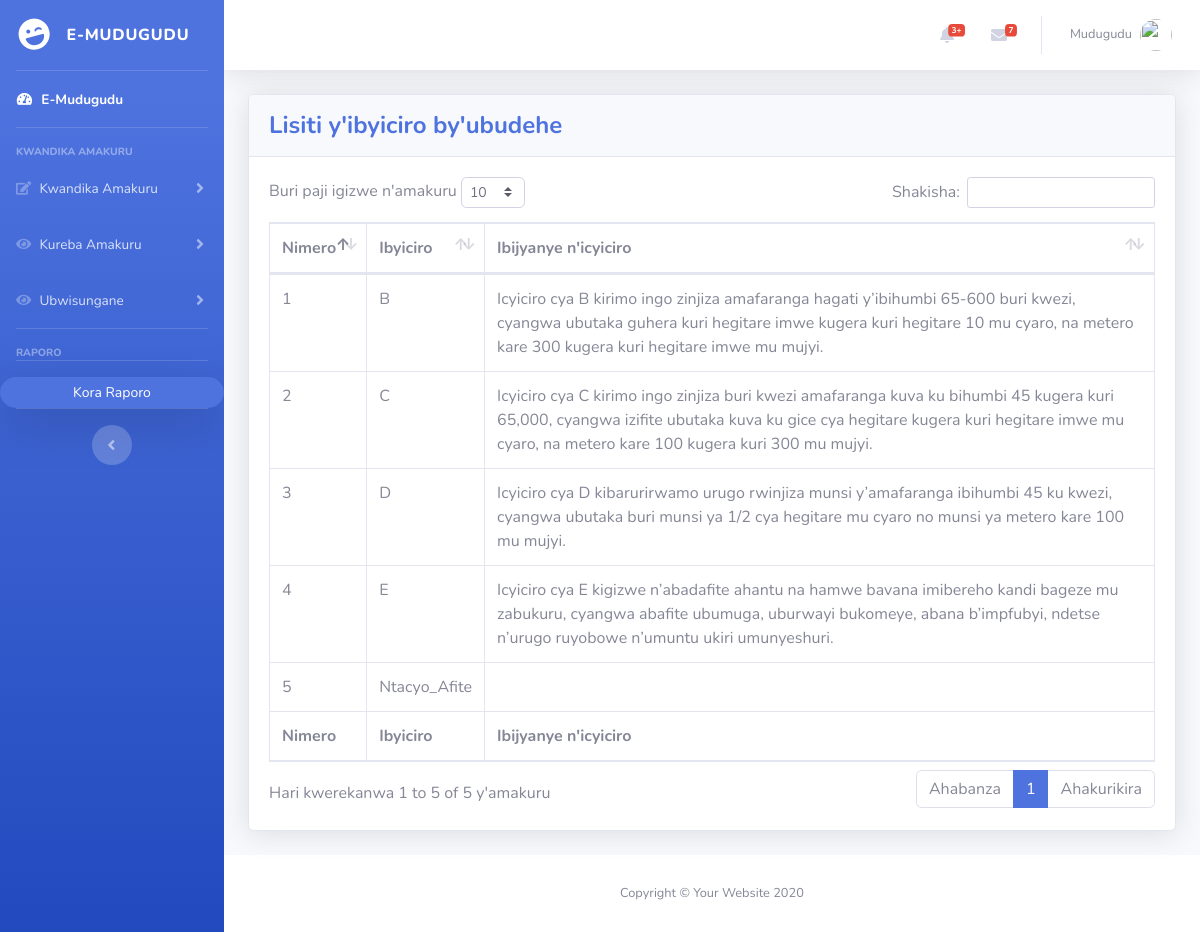
The app's page /igikorwa_runaka.php (signed in) with its own data.
### tables this page shows
CREATE TABLE `ibyiciro` (
  `ibyiciro_id` int(255) NOT NULL,
  `ibyiciro_name` varchar(255) NOT NULL,
  `ibyiciro_details` varchar(255) NOT NULL
);

### igikorwa_runaka.php (the view, shortened to what this page needs)
<!DOCTYPE html>
<html lang="en">
<head>
  <link href="vendor/fontawesome-free/css/all.min.css" rel="stylesheet" type="text/css">
  <link href="css/sb-admin-2.min.css" rel="stylesheet">
  <link href="vendor/datatables/dataTables.bootstrap4.min.css" rel="stylesheet">
</head>
<body id="page-top">
  <div id="wrapper">
    <?php include 'sidebar.php';?>
    <div id="content-wrapper" class="d-flex flex-column">
      <div id="content">
        <?php include 'topbar.php';?>
        <div class="container-fluid">
          <div class="card shadow mb-4">
            <div class="card-header py-3">
              <h4 class="m-0 font-weight-bold text-primary">Lisiti y'ibyiciro by'ubudehe</h4>
            </div>
            <div class="card-body">
              <div class="table-responsive">
                <table class="table table-bordered" id="dataTable" width="100%" cellspacing="0">
                  <thead>
                      <tr>
                        <th>Nimero</th>
                        <th>Ibyiciro</th>
                        <th>Ibijyanye n'icyiciro</th>
                      </tr>
                  </thead>
                  <tfoot>
                    <tr>
                      <th>Nimero</th>
                      <th>Ibyiciro</th>
                      <th>Ibijyanye n'icyiciro</th>
                    </tr>
                  </tfoot>
                  <tbody>
                     <?php
      $sql="SELECT ibyiciro_name,ibyiciro_details FROM ibyiciro";
$count = 1;
$result=mysqli_query($connection,$sql);
$checkresult=mysqli_num_rows($result);
if ($checkresult > 0) {
  while ($row=mysqli_fetch_array($result)) {
    echo"<tr>";
          echo"<td>$count</td>";
          $count = $count + 1;
          echo"<td>".$row['ibyiciro_name']."</td>";
          echo"<td>".$row['ibyiciro_details']."</td>";
      echo "</tr>";
  }
}
        ?>
                  </tbody>
                </table>
              </div>
            </div>
          </div>
        </div>
      </div>
      <footer class="sticky-footer bg-white">
        <div class="container my-auto">
          <div class="copyright text-center my-auto">
            <span>Copyright &copy; Your Website 2020</span>
          </div>
        </div>
      </footer>
    </div>
  </div>
</body>
</html>

### records on screen
ibyiciro: ibyiciro_name "B", ibyiciro_details "Icyiciro cya B kirimo ingo zinjiza amafaranga hagati y’ibihumbi 65-600 buri kwezi, cyangwa ubutaka guhera kuri hegitare imwe kugera kuri hegitare 10 mu cyaro, na metero kare 300 kugera kuri hegitare imwe mu mujyi."
ibyiciro: ibyiciro_name "C", ibyiciro_details "Icyiciro cya C kirimo ingo zinjiza buri kwezi amafaranga kuva ku bihumbi 45 kugera kuri 65,000, cyangwa izifite ubutaka kuva ku gice cya hegitare kugera kuri hegitare imwe mu cyaro, na metero kare 100 kugera kuri 300 mu mujyi."
ibyiciro: ibyiciro_name "D", ibyiciro_details "Icyiciro cya D kibarurirwamo urugo rwinjiza munsi y’amafaranga ibihumbi 45 ku kwezi, cyangwa ubutaka buri munsi ya 1/2 cya hegitare mu cyaro no munsi ya metero kare 100 mu mujyi."
ibyiciro: ibyiciro_name "E", ibyiciro_details "Icyiciro cya E kigizwe n’abadafite ahantu na hamwe bavana imibereho kandi bageze mu zabukuru, cyangwa abafite ubumuga, uburwayi bukomeye, abana b’impfubyi, ndetse n’urugo ruyobowe n’umuntu ukiri umunyeshuri."
ibyiciro: ibyiciro_name "Ntacyo_Afite"
